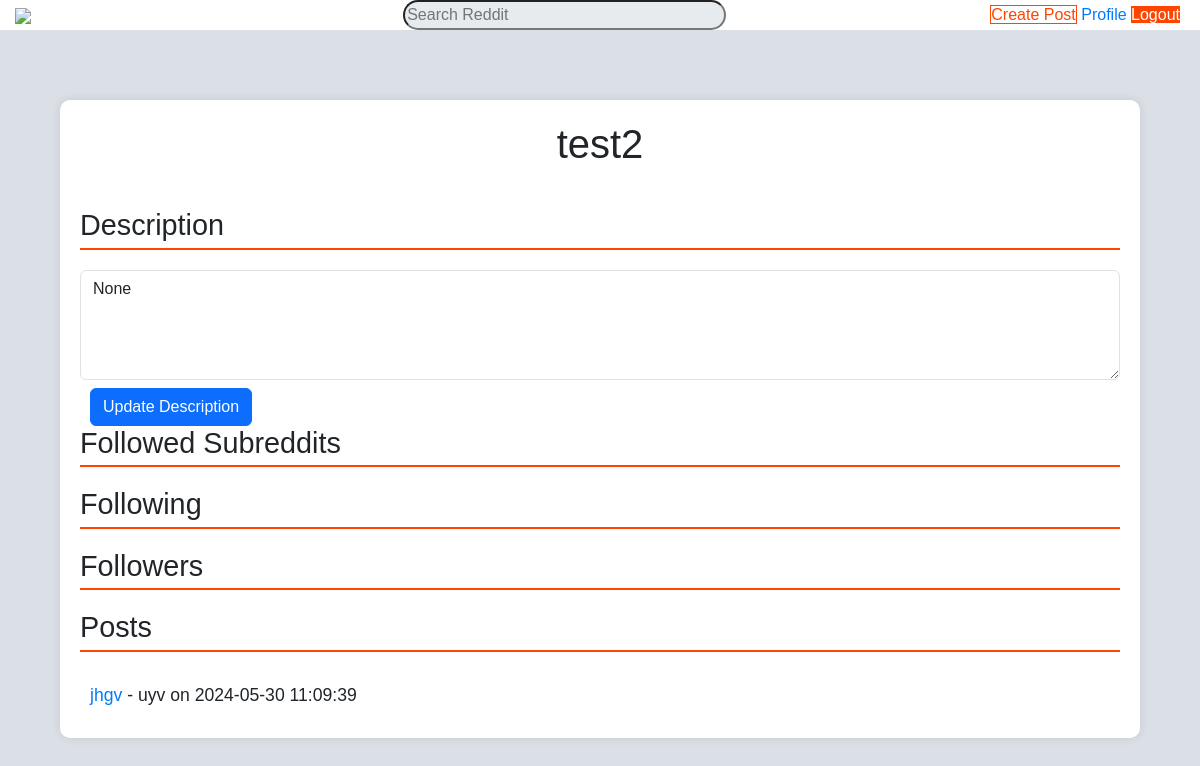
Before: /profile/2 (signed in) with the older database file.
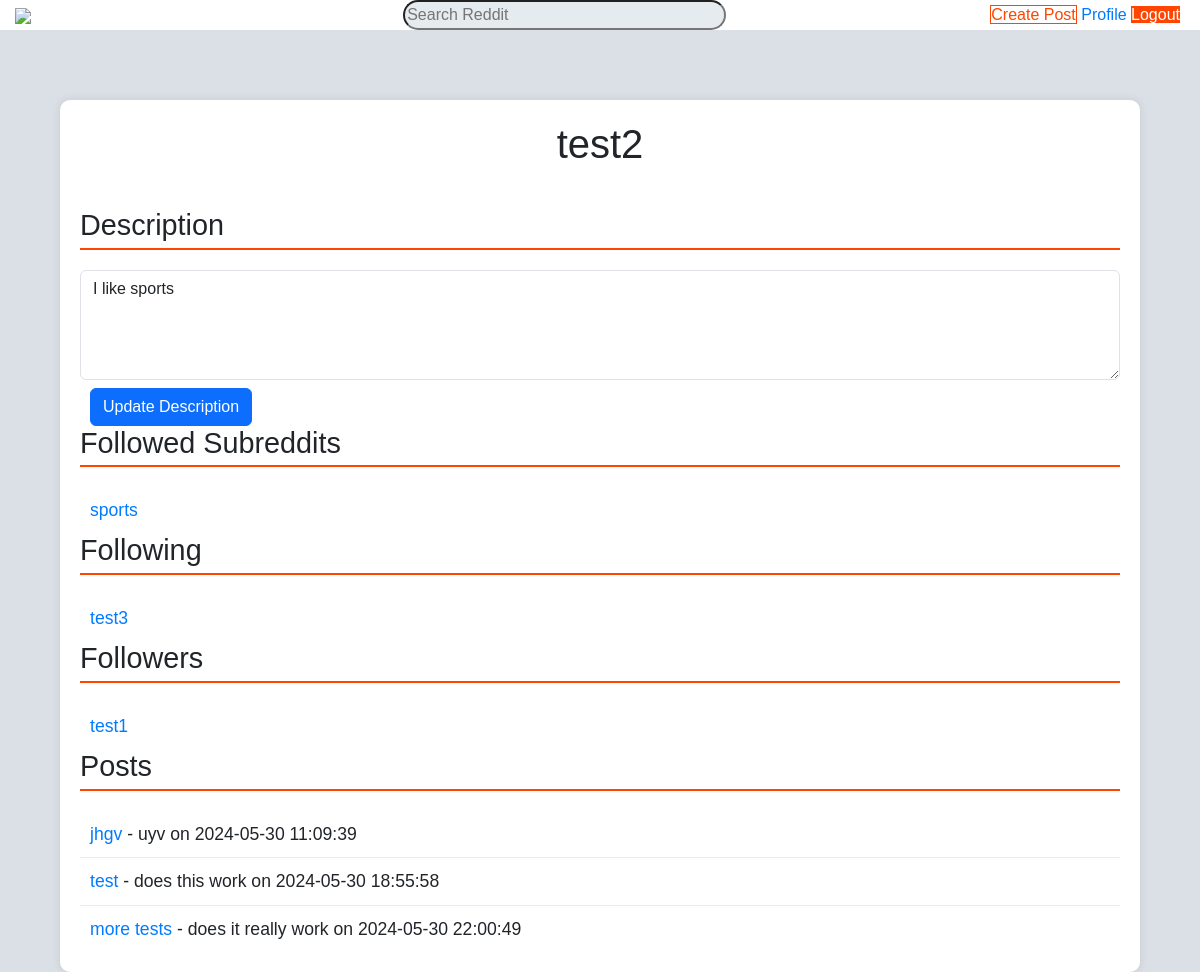
After: the same page with the newer database file.
### tables this page shows
CREATE TABLE users (
    id INTEGER PRIMARY KEY AUTOINCREMENT,
    username TEXT NOT NULL UNIQUE,
    email TEXT NOT NULL,
    password TEXT NOT NULL,
    description TEXT,
    created_at TIMESTAMP DEFAULT CURRENT_TIMESTAMP
, profile_picture TEXT);

CREATE TABLE posts (
    id INTEGER PRIMARY KEY AUTOINCREMENT,
    title TEXT NOT NULL,
    content TEXT NOT NULL,
    user_id INTEGER NOT NULL,
    upvotes INTEGER NOT NULL,
    downvotes INTEGER NOT NULL,
    post_time TIMESTAMP DEFAULT CURRENT_TIMESTAMP,
    subreddit TEXT NOT NULL,
    image_url TEXT,
    FOREIGN KEY (user_id) REFERENCES users(id),
    FOREIGN KEY (subreddit) REFERENCES subreddits(name)
);

CREATE TABLE subreddits (
    id INTEGER PRIMARY KEY AUTOINCREMENT,
    name TEXT NOT NULL UNIQUE,
    description TEXT
);

### app.py (the view)
@app.route('/profile/<int:user_id>', methods=['GET'])
def profile(user_id):
    current_user_id = request.cookies.get('user_id')
    is_own_profile = current_user_id == str(user_id)
    db = DatabaseWorker('Reddit.db')
    user = db.search(query=f"SELECT username, description FROM users WHERE id={user_id}", multiple=False)
    subreddits = db.search(query=f"SELECT subreddits.name FROM subreddits JOIN user_subreddits ON subreddits.id = user_subreddits.subreddit_id WHERE user_subreddits.user_id={user_id}", multiple=True)
    following = db.search(query=f"SELECT users.username, users.id FROM users JOIN user_followers ON users.id = user_followers.user_id WHERE user_followers.follower_id={user_id}", multiple=True)
    followers = db.search(query=f"SELECT users.username, users.id FROM users JOIN user_followers ON users.id = user_followers.follower_id WHERE user_followers.user_id={user_id}", multiple=True)
    posts = db.search(query=f"SELECT id, title, content, post_time FROM posts WHERE user_id={user_id}", multiple=True)
    is_following = db.search(query=f"SELECT 1 FROM user_followers WHERE user_id={user_id} AND follower_id={current_user_id}", multiple=False) is not None
    db.close()
    return render_template('profile.html', user=user, subreddits=subreddits, following=following, followers=followers, posts=posts, is_own_profile=is_own_profile, is_following=is_following, user_id=user_id)

### tools.py (called while the page is built)
    def search(self, query:str, multiple=False):
        results = self.cursor.execute(query)
        if multiple:
            return results.fetchall()  # return multiple rows
        return results.fetchone()  # return a single value

    def close(self):
        self.connection.close()

### templates/profile.html (shortened to what this page needs)
<!DOCTYPE html>
<html lang="en">
<head>
  <link href="https://cdn.jsdelivr.net/npm/bootstrap@5.3.3/dist/css/bootstrap.min.css" rel="stylesheet">
  <link rel="stylesheet" href="{{ url_for('static', filename='profile.css') }}">
</head>
<body>
  <nav class="navbar">
    <a href="{{ url_for('home') }}"><img
            src="https://i.redd.it/new-reddit-logo-official-v0-6sjpe15p0d3c1.jpg?width=1200&format=pjpg&auto=webp&s=ccfb8d487375f31eaa5f0f8d88d4152ec85dea6d"
            class="logo"></a>
    <form>
      <label class="search-bar"><input type="text" class="search" placeholder="Search Reddit"></label>
    </form>
    <div class="user-actions">
      <a href="{{ url_for('create_post') }}" class="create_post">Create Post</a>
      <a href="{{ url_for('profile', user_id=request.cookies.get('user_id')) }}" class="profile">Profile</a>
      <a href="{{ url_for('logout') }}" class="logout">Logout</a>
    </div>
  </nav>
  <main>
    <div class="container">
      <div class="profile-header">
        <h1>{{ user[0] }}</h1>
      </div>
      <div class="section">
        <h2>Description</h2>
        {% if is_own_profile %}
        <form method="post" action="{{ url_for('update_description', user_id=user_id) }}">
          <textarea name="description" id="description" rows="4" class="form-control" required>{{ user[1] }}</textarea>
          <button type="submit" class="btn btn-primary mt-2">Update Description</button>
        </form>
        {% else %}
        <p>{{ user[1] }}</p>
        {% endif %}
      </div>
      <div class="section">
        <h2>Followed Subreddits</h2>
        <ul class="list-group">
          {% for subreddit in subreddits %}
          <li class="list-group-item">
            <a href="{{ url_for('view_subreddit', subreddit_name=subreddit[0]) }}">{{ subreddit[0] }}</a>
          </li>
          {% endfor %}
        </ul>
      </div>
      <div class="section">
        <h2>Following</h2>
        <ul class="list-group">
          {% for follow in following %}
          <li class="list-group-item"><a href="{{ url_for('profile', user_id=follow[1]) }}">{{ follow[0] }}</a></li>
          {% endfor %}
        </ul>
      </div>
      <div class="section">
        <h2>Followers</h2>
        <ul class="list-group">
          {% for follower in followers %}
          <li class="list-group-item"><a href="{{ url_for('profile', user_id=follower[1]) }}">{{ follower[0] }}</a></li>
          {% endfor %}
        </ul>
      </div>
      <div class="section">
        <h2>Posts</h2>
        <ul class="list-group">
          {% for post in posts %}
          <li class="list-group-item">
            <a href="{{ url_for('view_post', post_id=post[0]) }}">{{ post[1] }}</a> - {{ post[2] }} on {{ post[3] }}
          </li>
          {% endfor %}
        </ul>
      </div>
    </div>
  </main>
</body>
</html>

### static/profile.css (style rules this page uses)
body { font-family: Arial, sans-serif; background-color: #dae0e6; margin: 0; }
.container { max-width: 90%; margin: 0 auto; background-color: white; padding: 20px; margin-top: 100px; border-radius: 10px; box-shadow: 0 0 10px rgba(0, 0, 0, 0.1); }
.profile-header { text-align: center; margin-bottom: 40px; }
.navbar { margin: 0; padding: 0; border: 0; font-size: 100%; font: inherit; vertical-align: baseline; justify-content: space-between; align-items: center; position: fixed; width: 100%; z-index: 1000; }
.logo { width: 100px; margin-left: 15px; }
.navbar { background-color: #ffffff; display: flex; flex-direction: row; overflow: hidden; position: fixed; top: 0; width: 100%; }
.search { width: 150%; height: 30px; margin: 0 auto; border: auto; border-radius: 20px; right: 40%; background: #e5ebee; background-image: url(https://cdn-icons-png.freepik.com/256/54/54481.png?semt=ais_hybrid); position: left; background-size: 20px; background-repeat: no-repeat; }
button { margin-left: 10px; padding: 5px 10px; border: none; border-radius: 3px; cursor: pointer; }
.create_post { background-color: white; border: 1px solid black; color: #ff4500; border-color: #ff4500; }
.logout { background-color: #ff4500; border: 0px solid black; color: white; margin-right: 20px; }
.profile-header h1 { font-size: 2.5em; margin-bottom: 10px; }
.section h2 { font-size: 1.8em; margin-bottom: 20px; border-bottom: 2px solid #ff4500; padding-bottom: 5px; }
.list-group-item { font-size: 1.1em; padding: 10px; border: none; border-bottom: 1px solid #e9ecef; }
.list-group-item:last-child { border-bottom: none; }
a { color: #007bff; text-decoration: none; }

Changed rows visible on the page:
changed users "test2": description (not shown) → "I like sports"
now on this page (row unchanged): subreddits: name "sports"
now on this page (row unchanged): users: username "test3", shown under "Following"
added users: username "test1", shown under "Followers"
added posts: title "test", content "does this work", post_time "2024-05-30 18:55:58"
added posts: title "more tests", content "does it really work", post_time "2024-05-30 22:00:49"
Other visible differences:
form field description: "None" → (not shown)
